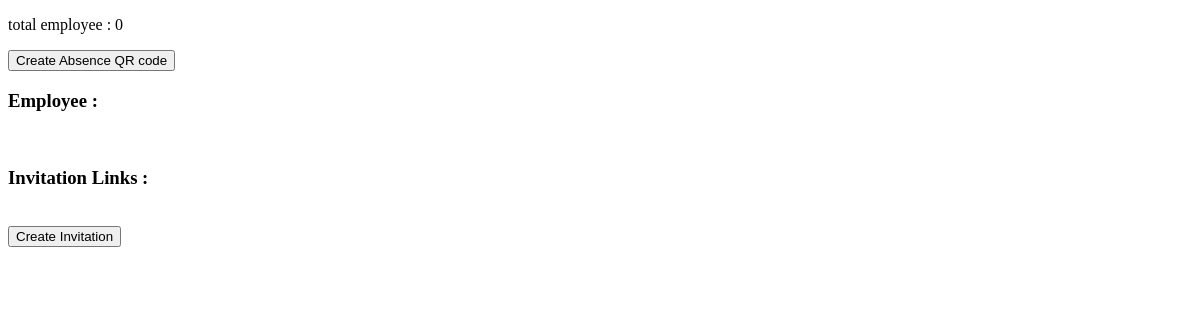
/agency-test-2 (signed in), run on an earlier commit of the app's database.
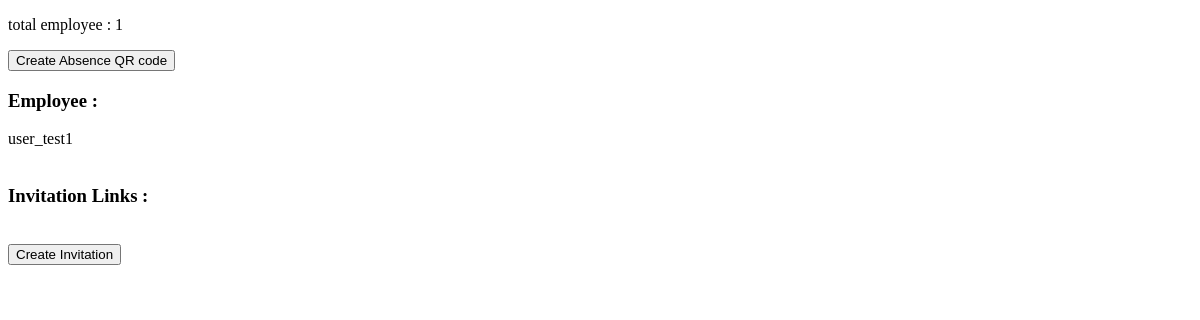
And on a later commit of the database.
### dashboard/models.py (models this page shows, shortened)
class UserExtended(models.Model):
    user = models.OneToOneField(User, on_delete=models.CASCADE, related_name='user', related_query_name='user')
    phone_number = models.CharField(max_length=255)
    identity_number = models.CharField(max_length=255)
    agency = models.ForeignKey(AgencyName, on_delete=models.CASCADE, blank=True, null=True)
    is_controller = models.BooleanField(default=False)
    create_access = models.BooleanField(default=False)

### dashboard/views/controller.py (the view)
# urls.py: path('<link>', c.DashboardView.as_view(), name='agency-dashboard'),
class DashboardView(TemplateView):
    template_name = 'agc/main.html'
    def get_context_data(self, **kwargs):
        context = super(DashboardView, self).get_context_data(**kwargs)
        agency = get_object_or_404(AgencyName, link=self.kwargs['link'])
        all_emp = UserExtended.objects.filter(agency=agency).exclude(user=self.request.user)
        all_qr = QRCodeGenerator.objects.filter(agency=agency)
        links = InvitationLink.objects.filter(valid_until__gte=timezone.now(), agency=agency)
        context['QR'] = all_qr
        context['agc'] = self.kwargs['link']
        context['emp'] = all_emp.count()
        context['emp_data'] = all_emp
        context['links'] = links
        return context
    @method_decorator(login_required(login_url="/accounts/login"))
    @method_decorator(is_controller())
    def dispatch(self, request, *args, **kwargs):
        return super(DashboardView, self).dispatch(request, *args, **kwargs)

### dashboard/utils.py (called while the page is built)
def is_controller(function=None, redirect_field_name='next', login_url='/'):
    decorator = user_passes_test(
        lambda u: u.user.is_controller,
        login_url=login_url,
        redirect_field_name=redirect_field_name
    )
    if function:
        return decorator(function)
    return decorator

### dashboard/templates/agc/main.html (shortened to what this page needs)
<!DOCTYPE html>
<html lang="en">
<head>
</head>
<body>
<p>
    total employee : {{ emp }}
</p>
<div>
    <form action="{% url 'dash:create-qr' agc %}" method="post" enctype="multipart/form-data">
        <button class="btn btn-primary">Create Absence QR code</button>
    </form>
</div>
<div class="">
    <h3>Employee : </h3>
    {% for data in emp_data %}
    {{ data.user.first_name }} <br>
    {% endfor %}
</div>
<br>
<div class="">
    <h3>Invitation Links : </h3>
</div>
<br>
<div class="">
    <form action="{% url 'dash:create-link' agc %}" method="post" enctype="multipart/form-data">
        <button class="btn btn-primary">Create Invitation</button>
    </form>
</div>
</body>
</html>

What changed in the data, as far as the page shows it:
added UserExtended: user.first_name "user_test1"
Also different on the page:
{{ emp }}: "0" → "1"
